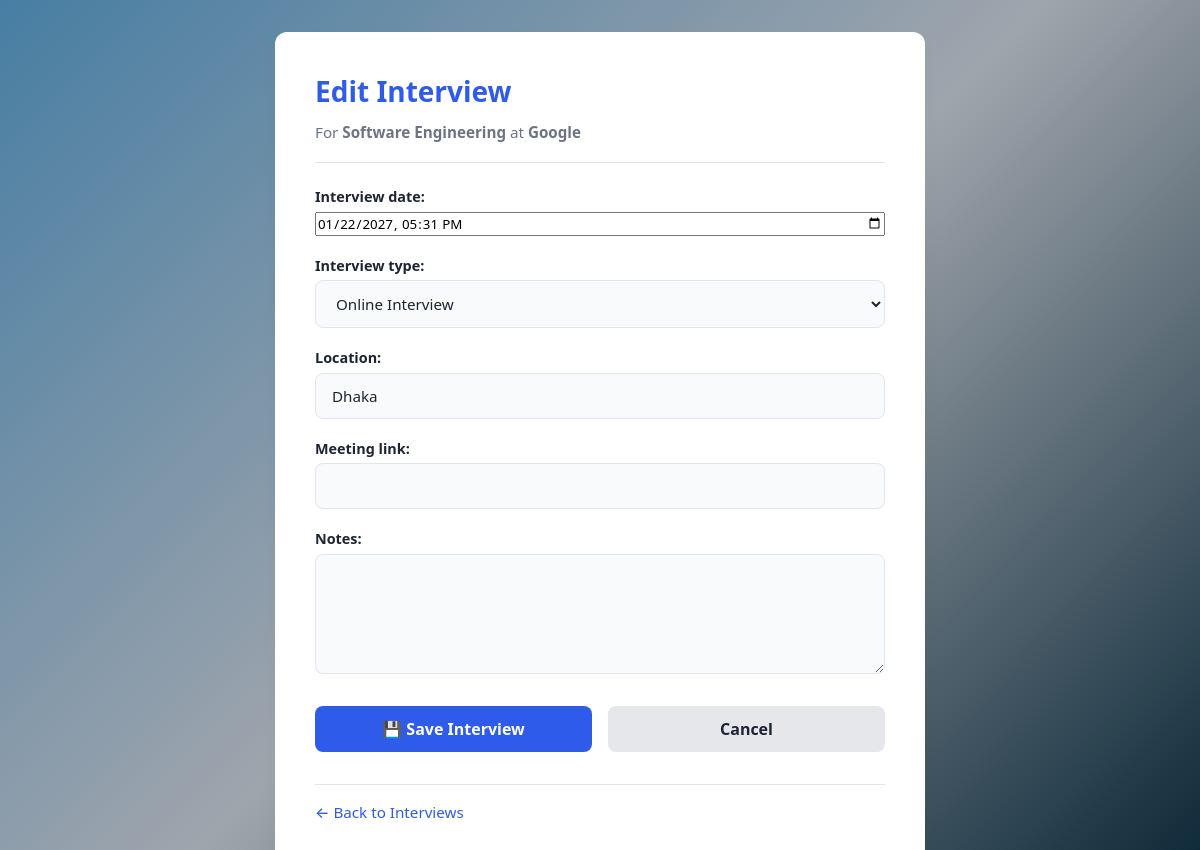
The page /interviews/1/edit/ (signed in) on the database its author committed.
### jobs/models.py (models this page shows, shortened)
class JobApplication(models.Model):
    STATUS_CHOICES = [
        ('wishlist', 'Wishlist'),
        ('applied', 'Applied'),
        ('screening', 'Screening'),
        ('interview', 'Interview'),
        ('selected', 'Selected'),
        ('rejected', 'Rejected'),
    ]
    user = models.ForeignKey(
        User,
        on_delete=models.CASCADE,
        related_name='job_applications'
    )
    job_title = models.CharField(max_length=200)
    company_name = models.CharField(max_length=200)
    job_description = models.TextField(blank=True)
    location = models.CharField(max_length=200, blank=True)
    salary = models.CharField(max_length=100, blank=True)
    job_url = models.URLField(blank=True)
    application_date = models.DateField()
    status = models.CharField(
        max_length=20,
        choices=STATUS_CHOICES,
        default='wishlist'
    )
    notes = models.TextField(blank=True)
    created_at = models.DateTimeField(auto_now_add=True)
    updated_at = models.DateTimeField(auto_now=True)

class Interview(models.Model):
    INTERVIEW_TYPES = [
        ('phone', 'Phone Interview'),
        ('online', 'Online Interview'),
        ('onsite', 'On-site Interview'),
        ('technical', 'Technical Interview'),
        ('hr', 'HR Interview'),
        ('other', 'Other'),
    ]
    application = models.ForeignKey(
        JobApplication,
        on_delete=models.CASCADE,
        related_name='interviews'
    )
    interview_date = models.DateTimeField()
    interview_type = models.CharField(
        max_length=20,
        choices=INTERVIEW_TYPES,
        default='online'
    )
    location = models.CharField(max_length=255, blank=True)
    meeting_link = models.URLField(blank=True)
    notes = models.TextField(blank=True)
    created_at = models.DateTimeField(auto_now_add=True)
    updated_at = models.DateTimeField(auto_now=True)

### jobs/views.py (the view)
# urls.py: path('interviews/<int:pk>/edit/', views.interview_update, name='interview_update'),
@login_required
def interview_update(request, pk):
    interview = get_object_or_404(
        Interview,
        pk=pk,
        application__user=request.user
    )
    if request.method == 'POST':
        form = InterviewForm(request.POST, instance=interview)
        if form.is_valid():
            form.save()
            return redirect('interview_list')
    else:
        form = InterviewForm(instance=interview)
    return render(request, 'jobs/interview_form.html', {
        'form': form,
        'application': interview.application,
        'page_title': 'Edit Interview',
    })

### jobs/forms.py
class InterviewForm(forms.ModelForm):
    class Meta:
        model = Interview
        fields = [
            'interview_date',
            'interview_type',
            'location',
            'meeting_link',
            'notes',
        ]
        widgets = {
            'interview_date': forms.DateTimeInput(
                attrs={'type': 'datetime-local'},
                format='%Y-%m-%dT%H:%M',
            ),
            'notes': forms.Textarea(attrs={'rows': 4}),
        }
    def __init__(self, *args, **kwargs):
        super().__init__(*args, **kwargs)
        self.fields['interview_date'].input_formats = [
            '%Y-%m-%dT%H:%M'
        ]

### jobs/templates/jobs/interview_form.html (shortened to what this page needs)
<!DOCTYPE html>
<html lang="en">
<head>
    {% load static %}
    <link rel="stylesheet" href="{% static 'jobs/style.css' %}">
</head>
<body class="bg-container">
    <div class="card-container form-card">
        <header class="page-header">
            <h1 class="main-title">{{ page_title }}</h1>
            {% if application %}
                <p class="subtitle">
                    For <strong>{{ application.job_title }}</strong> at <strong>{{ application.company_name }}</strong>
                </p>
            {% endif %}
        </header>
        <form method="post" class="job-form">
            <div class="form-fields-wrapper">
                {{ form.as_p }}
            </div>
            <div class="form-actions">
                <button type="submit" class="btn btn-primary">
                    💾 Save Interview
                </button>
                <a href="{% url 'interview_list' %}" class="btn btn-secondary">
                    Cancel
                </a>
            </div>
        </form>
        <footer class="card-footer">
            <a href="{% url 'interview_list' %}" class="btn-back">
                ← Back to Interviews
            </a>
        </footer>
    </div>
</body>
</html>

### static/jobs/style.css (style rules this page uses)
* { margin: 0; padding: 0; box-sizing: border-box; font-family: 'Segoe UI', Roboto, -apple-system, BlinkMacSystemFont, sans-serif; }
:root { --primary-color: #2f5bea; --primary-hover: #1d4ed8; --bg-color: #477ea3; --bg-gradient: linear-gradient(135deg, #477ea3 0%, #9fa5ad 50%, #092534 100%); --bg-gradient-alt: linear-gradient(135deg, #EC4899 0%, #F9A8D4 50%, #831843 100%); --card-bg: #ffffff; --analysis-bg: #f8fafc; --text-primary: #1d2433; --text-secondary: #6b7385; --border-color: #e1e5ee; --error-bg: #fee2e2; --error-text: #991b1b; --ok: #1a8f4a; --bad: #d23b3b; --warn: #c27a0a; }
body.bg-container { background: var(--bg-gradient); min-height: 100vh; font-family: system-ui, -apple-system, BlinkMacSystemFont, 'Segoe UI', Roboto, sans-serif; color: var(--text-primary); }
body.bg-container { background-color: var(--bg-color); color: var(--text-primary); min-height: 100vh; display: flex; justify-content: center; align-items: center; padding: 2rem 1rem; }
.card-container { background: var(--card-bg); width: 100%; max-width: 800px; padding: 2.5rem; border-radius: 12px; box-shadow: 0 10px 25px -5px rgba(0, 0, 0, 0.05), 0 8px 10px -6px rgba(0, 0, 0, 0.01); }
.page-header { margin-bottom: 1.5rem; border-bottom: 1px solid var(--border-color); padding-bottom: 1.25rem; }
.main-title { font-size: 1.75rem; font-weight: 700; color: var(--primary-color); margin-bottom: 0.75rem; }
.btn { display: inline-block; padding: 0.75rem 1.5rem; font-size: 1rem; font-weight: 600; border: none; border-radius: 8px; cursor: pointer; transition: background-color 0.2s ease, transform 0.1s ease; }
.btn-primary { background-color: var(--primary-color); color: #ffffff; }
.card-footer { margin-top: 2rem; padding-top: 1rem; border-top: 1px solid var(--border-color); }
.btn-back { color: var(--primary-color); text-decoration: none; font-weight: 500; font-size: 0.95rem; transition: color 0.2s ease; }
.btn-secondary { background-color: #e5e7eb; color: var(--text-primary); text-decoration: none; padding: 0.75rem 1.5rem; font-size: 1rem; font-weight: 600; border-radius: 8px; flex: 1; transition: background-color 0.2s ease, transform 0.1s ease; display: inline-block; text-align: center; }
.form-card { max-width: 650px; }
.subtitle { font-size: 0.95rem; color: var(--text-secondary); margin-top: 0.25rem; }
.form-fields-wrapper p { margin-bottom: 1.25rem; display: flex; flex-direction: column; gap: 0.35rem; }
.form-fields-wrapper label { font-size: 0.9rem; font-weight: 600; color: var(--text-primary); }
.form-fields-wrapper input[type="text"], .form-fields-wrapper input[type="url"], .form-fields-wrapper input[type="email"], .form-fields-wrapper input[type="number"], .form-fields-wrapper input[type="date"], .form-fields-wrapper select, .form-fields-wrapper textarea { width: 100%; padding: 0.75rem 1rem; font-size: 0.95rem; border: 1px solid var(--border-color); border-radius: 8px; background-color: #f9fafb; color: var(--text-primary); transition: border-color 0.2s ease, box-shadow 0.2s ease; }
.form-fields-wrapper textarea { min-height: 120px; resize: vertical; }
.form-actions { display: flex; gap: 1rem; margin-top: 2rem; align-items: center; }
.form-actions .btn { flex: 1; text-align: center; }
.form-actions .btn-secondary { background-color: #e5e7eb; color: var(--text-primary); text-decoration: none; padding: 0.75rem 1.5rem; font-size: 1rem; font-weight: 600; border-radius: 8px; transition: background-color 0.2s ease, transform 0.1s ease; display: inline-block; }

### rows shown on the page
JobApplication: job_title "Software Engineering", company_name "Google"
Interview: interview_date "01/22/2027 17:31", interview_type "Online Interview", location "Dhaka"

### other values the page prints
{{ page_title }} "Edit Interview"
